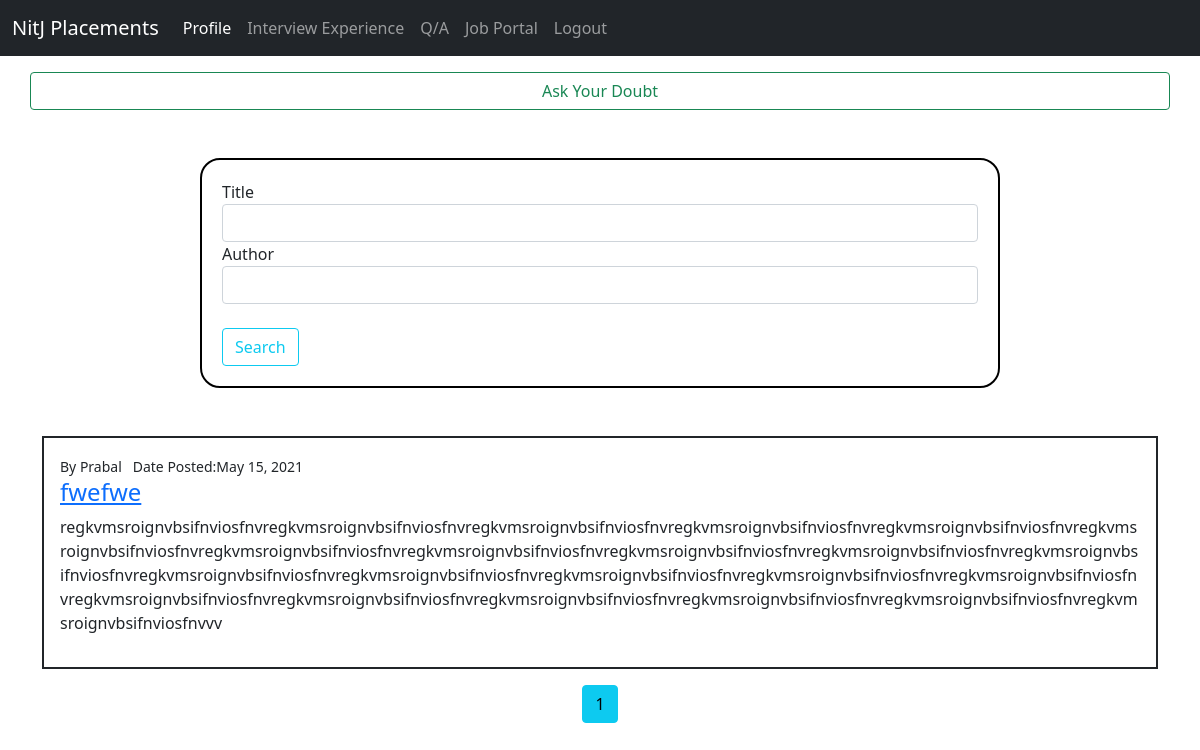
Page /qa/ (signed in) on the earlier database version.
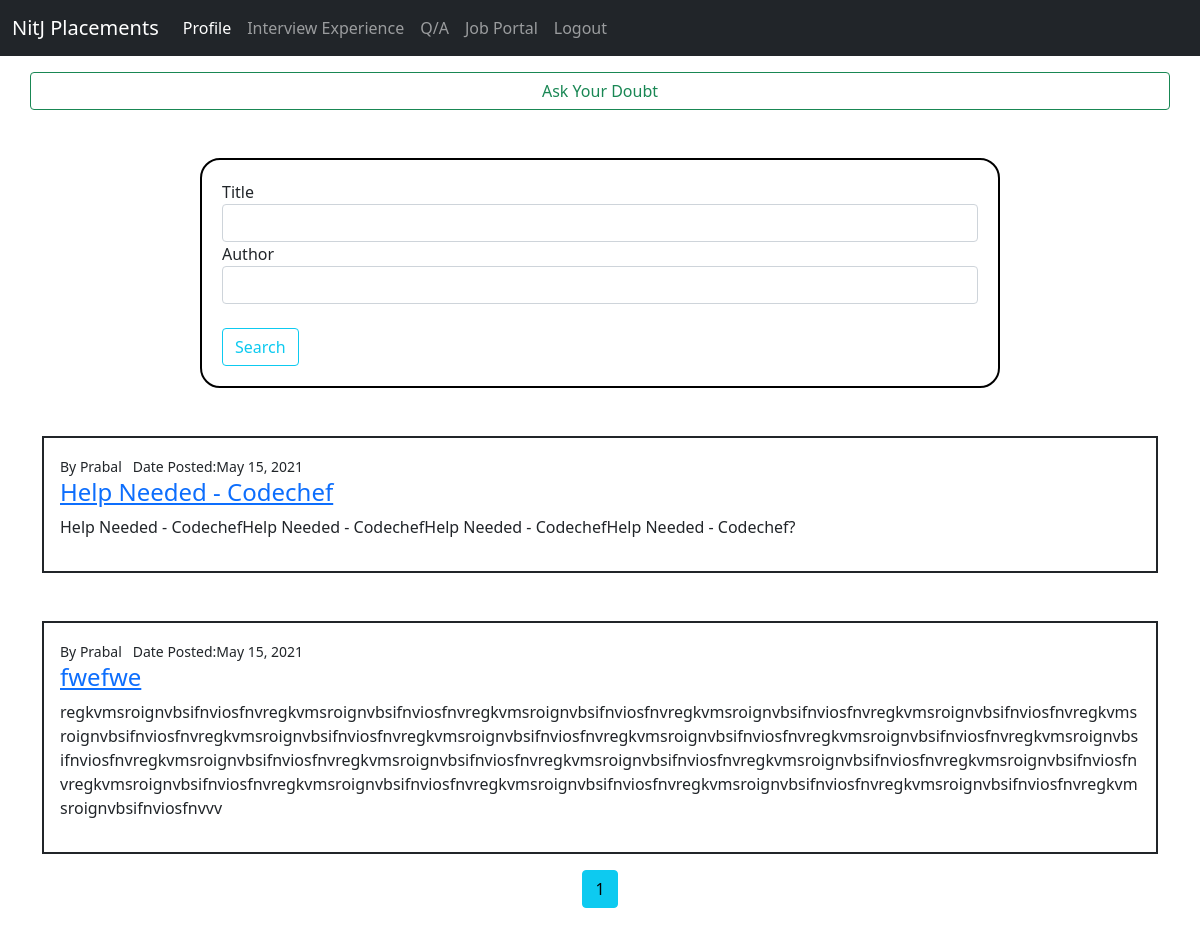
Same page on the later database version.
### qAndA/models.py (models this page shows, shortened)
class Question(models.Model):
    author = models.ForeignKey(user_model.Student, null=False, on_delete=models.CASCADE)
    title = models.CharField(max_length=200, null=False)
    body = models.TextField(null=False)
    created_at = models.DateTimeField(auto_now_add=True)
    updated_at = models.DateTimeField(auto_now=True)

### users/models.py (models this page shows, shortened)
class Student(models.Model):
    user = models.OneToOneField(User, on_delete=models.CASCADE)
    firstName = models.CharField(max_length=256)
    lastName = models.CharField(max_length=256)
    email = models.EmailField()
    ph_no = models.CharField(max_length=10)
    rollNumber = models.IntegerField()
    program = models.CharField(max_length = 5,default = 'BTech',choices = programChoice)
    department = models.CharField(max_length = 40,default = "Computer Science",choices = departmentChoice)
    year = models.IntegerField(default = 2017)

### qAndA/views.py (the view)
# urls.py: path('', views.homePage, name='qAindex'),
@login_required
def homePage(request):
    form = qFilter
    qs = Question.objects.all().order_by('-created_at')
    title = request.GET.get('title')
    authorName = request.GET.get('author')
    if title is not None and title != '':
        qs = qs.filter(title__icontains = title)
    if authorName is not None and authorName != '':
        qs = qs.filter(author__firstName__icontains = authorName)
    paginator = Paginator(qs,10)
    page_num = request.GET.get('page')
    page_obj = paginator.get_page(page_num)
    context = {
        'form':form,
        'questions': page_obj
    }
    return render(request, 'qAndA/homepage.html', context)

### templates/qAndA/homepage.html (shortened to what this page needs)
{% extends "users/baseAuth.html"%}
{% load static %}
{% load crispy_forms_tags %}
{% block headBlock %}
<link rel="stylesheet" href="{% static 'users/index.css' %}">
{% endblock %}
{% block bodyBlock %}
<div class = "container mt-3">
  <div class="row justify-content-center myWhite">
      <a class="btn btn-outline-success" href="{% url 'new-question'%}">
        Ask Your Doubt
      </a>
  </div>
</div>
<div class="container formClass col-md-8 mt-5 myWhite">
  <div class="row justify-content-center">
          <form method="GET">
              {{ form|crispy }}
              <button class = "btn btn-outline-info mt-4" type="submit">
                  Search
              </button>
          </form>
  </div>
</div>
<div class="container">
{% for question in questions %}
  <div class="question-list-item border border-2 border-dark mt-5 p-3 myWhite">
      <small class="question-list-item-author">
            By {{question.author.firstName}}  &nbsp; Date Posted:{{ question.created_at|date:"F d, Y"}}
      </small>
      <a href="{% url 'questionPage' question.id %}">
      <h4 class="question-list-item-title">
        {{question.title}}
      </h4>
    </a>
      <p>
        {{ question.body }}
      </p>
</div>
{% endfor %}
</div>
<div class = "mt-3 text-center">
{% for num in questions.paginator.page_range %}
  {% if questions.number == num %}
    <a class="btn btn-info mb-4" href="?page={{ num }}">{{ num }}</a>
  {% elif num > questions.number|add:'-3' and num < questions.number|add:'3' %}
    <a class="btn btn-outline-info mb-4" href="?page={{ num }}">{{ num }}</a>
  {% endif %}
{% endfor %}
</div>
{% endblock bodyBlock %}

Differences in the rows shown:
added Question: author.firstName "Prabal", created_at "May 15, 2021", title "Help Needed - Codechef", body "Help Needed - CodechefHelp Needed - CodechefHelp Needed - CodechefHelp Needed - Codechef?"
